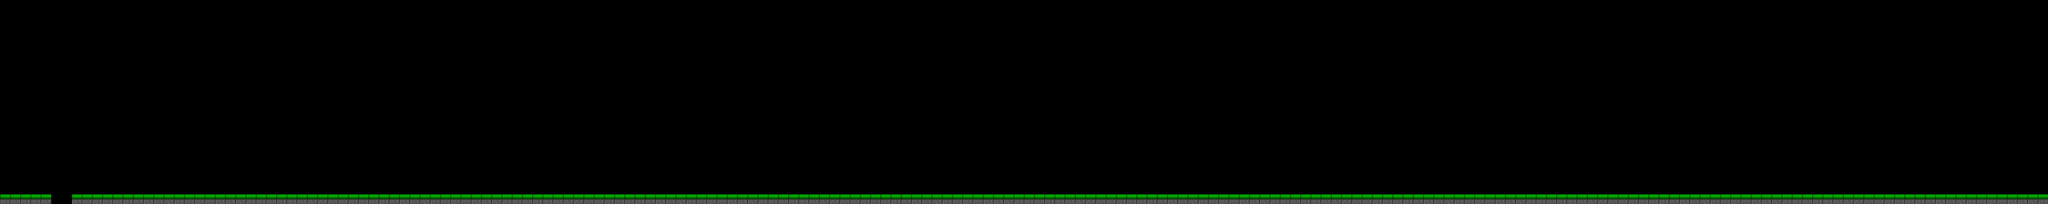

The image is a tile-based game level rendered from a .tmx file. Its description and source (layers, tilesets, objects; grid data summarised) follow:
An orthogonal 200x20 tile map with 32x32 px tiles, 1 tile layer (view) and 80 objects (77x box, 2x edge, circle).

<map version="1.0" orientation="orthogonal" renderorder="left-down" width="200" height="20" tilewidth="32" tileheight="32" nextobjectid="111">
 <tileset firstgid="1" name="map001" tilewidth="32" tileheight="32" tilecount="240" columns="20">
  <image source="map001.png" width="640" height="400" />
 </tileset>
 <layer name="view" width="200" height="20">
  <data>[4000 cells, 198 non-empty, 1 distinct tile ids]</data>
 </layer>
 <objectgroup name="logic">
  <object id="18" name="ground" type="box" x="-27.2727" y="608.111" width="187.383" height="32.5556" />
  <object id="20" name="ground" type="box" x="223.944" y="607.722" width="6209.69" height="32.5556" />
  <object id="21" name="barrier" type="edge" x="884" y="555">
   <polyline points="-10,-41 78,-148 104,-93 69,-19 -35,60" />
  </object>
  <object id="22" name="saw" type="circle" x="240" y="270" width="89" height="89" visible="0">
   <ellipse />
  </object>
  <object id="23" name="frame" type="edge" x="2" y="3">
   <polyline points="-2,-3 -2,733 6398,733 6398,-3 -2,-3" />
  </object>
  <object id="34" name="joint1" type="box" x="500" y="-5" width="10" height="10" />
  <object id="36" name="joint" type="box" x="700" y="-5" width="10" height="10" />
  <object id="37" name="joint" type="box" x="900" y="-5" width="10" height="10" />
  <object id="38" name="joint" type="box" x="1100" y="-5" width="10" height="10" />
  <object id="39" name="joint" type="box" x="1300" y="-5" width="10" height="10" />
  <object id="40" name="joint" type="box" x="1500" y="-5" width="10" height="10" />
  <object id="41" name="ground" type="box" x="0" y="435.722" width="160" height="173.556" />
  <object id="42" name="ground" type="box" x="160" y="307.222" width="160" height="300.556" />
  <object id="43" name="ground" type="box" x="321" y="386.722" width="95" height="220.556" />
  <object id="44" name="ground" type="box" x="416.5" y="319.722" width="94" height="286.556" />
  <object id="45" name="ground" type="box" x="511" y="489.722" width="214" height="119.556" />
  <object id="46" name="ground" type="box" x="725" y="430.222" width="76" height="178.556" />
  <object id="47" name="ground" type="box" x="1025" y="340.722" width="128" height="268.556" />
  <object id="48" name="ground" type="box" x="1153" y="416.722" width="116.333" height="191.556" />
  <object id="49" name="ground" type="box" x="1268.5" y="477.222" width="115" height="131.556" />
  <object id="50" name="ground" type="box" x="1383.5" y="369.222" width="134.667" height="238.556" />
  <object id="51" name="ground" type="box" x="1518" y="274.722" width="63" height="333.556" />
  <object id="52" name="ground" type="box" x="1581.5" y="406.222" width="180" height="202.556" />
  <object id="53" name="ground" type="box" x="1762" y="320.722" width="131" height="286.556" />
  <object id="54" name="ground" type="box" x="1893.5" y="447.722" width="77" height="159.556" />
  <object id="55" name="ground" type="box" x="1970.5" y="223.222" width="141" height="384.556" />
  <object id="56" name="ground" type="box" x="2112.5" y="481.722" width="223" height="125.556" />
  <object id="57" name="ground" type="box" x="2336.5" y="338.222" width="161" height="269.556" />
  <object id="58" name="ground" type="box" x="2497.5" y="257.222" width="75" height="350.556" />
  <object id="59" name="ground" type="box" x="2573.5" y="477.722" width="498" height="130.556" />
  <object id="61" name="ground" type="box" x="3147" y="384.722" width="118" height="222.556" />
  <object id="62" name="ground" type="box" x="3071.5" y="256.722" width="75" height="350.556" />
  <object id="63" name="ground" type="box" x="3265" y="205.722" width="171" height="401.556" />
  <object id="64" name="ground" type="box" x="3436.5" y="303.222" width="146.333" height="304.556" />
  <object id="65" name="ground" type="box" x="3582.5" y="462.722" width="113" height="145.556" />
  <object id="66" name="ground" type="box" x="3695.5" y="352.222" width="89" height="254.556" />
  <object id="67" name="ground" type="box" x="3785.5" y="256.722" width="132.667" height="349.556" />
  <object id="68" name="ground" type="box" x="3918" y="388.222" width="100" height="219.556" />
  <object id="69" name="ground" type="box" x="4019" y="476.222" width="85" height="131.556" />
  <object id="70" name="ground" type="box" x="4104.5" y="350.222" width="117" height="257.556" />
  <object id="71" name="ground" type="box" x="4222.5" y="403.222" width="93" height="204.556" />
  <object id="72" name="ground" type="box" x="4314.5" y="343.722" width="86.6667" height="263.556" />
  <object id="73" name="ground" type="box" x="4402" y="277.222" width="94" height="330.556" />
  <object id="74" name="ground" type="box" x="4497" y="375.722" width="141.333" height="232.556" />
  <object id="75" name="ground" type="box" x="4638" y="311.722" width="105" height="295.556" />
  <object id="76" name="ground" type="box" x="4743.5" y="448.222" width="102.333" height="159.556" />
  <object id="77" name="ground" type="box" x="4845.5" y="372.222" width="161" height="235.556" />
  <object id="78" name="ground" type="box" x="5006.5" y="253.222" width="338" height="354.556" />
  <object id="79" name="ground" type="box" x="5344" y="187.722" width="72" height="421.556" />
  <object id="80" name="ground" type="box" x="5416.67" y="374.222" width="117.333" height="235.556" />
  <object id="81" name="ground" type="box" x="5535" y="303.222" width="139" height="306.556" />
  <object id="82" name="ground" type="box" x="5674.5" y="223.722" width="115" height="383.556" />
  <object id="83" name="ground" type="box" x="5791.5" y="387.222" width="126" height="221.556" />
  <object id="84" name="ground" type="box" x="5919" y="289.222" width="96" height="318.556" />
  <object id="85" name="ground" type="box" x="6017" y="445.722" width="125" height="160.556" />
  <object id="86" name="ground" type="box" x="6255.17" y="311.389" width="144.333" height="294.889" />
  <object id="87" name="ground" type="box" x="6144.17" y="373.889" width="111.667" height="233.556" />
  <object id="88" name="joint" type="box" x="1707" y="-5" width="10" height="10" />
  <object id="89" name="joint" type="box" x="1906" y="-5" width="10" height="10" />
  <object id="90" name="joint" type="box" x="2125" y="-5" width="10" height="10" />
  <object id="91" name="joint" type="box" x="2330" y="-5" width="10" height="10" />
  <object id="92" name="joint" type="box" x="2573" y="-5" width="10" height="10" />
  <object id="93" name="joint" type="box" x="2805" y="-5" width="10" height="10" />
  <object id="94" name="joint" type="box" x="2999" y="-5" width="10" height="10" />
  <object id="95" name="joint" type="box" x="3251" y="-5" width="10" height="10" />
  <object id="96" name="joint" type="box" x="3498" y="-5" width="10" height="10" />
  <object id="97" name="joint" type="box" x="3705" y="-5" width="10" height="10" />
  <object id="98" name="joint" type="box" x="3957" y="-5" width="10" height="10" />
  <object id="99" name="joint" type="box" x="4131" y="-5" width="10" height="10" />
  <object id="100" name="joint" type="box" x="4329" y="-5" width="10" height="10" />
  <object id="101" name="joint" type="box" x="4569" y="-5" width="10" height="10" />
  <object id="102" name="joint" type="box" x="4804" y="-5" width="10" height="10" />
  <object id="103" name="joint" type="box" x="5002" y="-5" width="10" height="10" />
  <object id="104" name="joint" type="box" x="5189" y="-5" width="10" height="10" />
  <object id="105" name="joint" type="box" x="5402" y="-5" width="10" height="10" />
  <object id="106" name="joint" type="box" x="5614" y="-5" width="10" height="10" />
  <object id="107" name="joint" type="box" x="5831" y="-5" width="10" height="10" />
  <object id="108" name="joint" type="box" x="6029" y="-5" width="10" height="10" />
  </objectgroup>
</map>
<!-- 2 of 80 objects omitted -->
